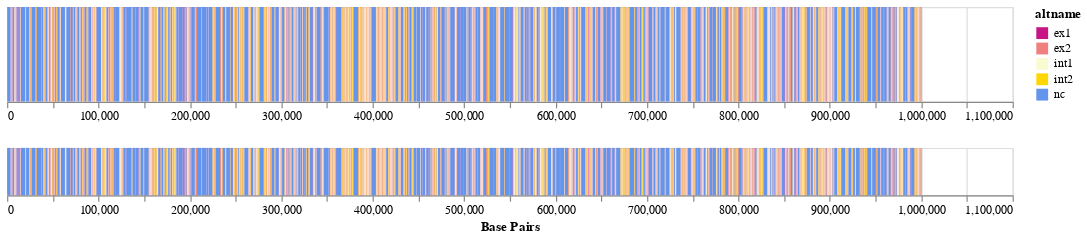

Notebook source saved alongside this figure:
### Code cell
customized_chrom.review("interactive")

### Figure 1 — Vega-Lite specification as saved in the notebook (floating-point values rounded to 4 significant figures; data arrays with more than 128 entries replaced by an {"elided": "..."} marker saying what was removed)
{"config": {"view": {"continuousWidth": 400, "continuousHeight": 300}}, "vconcat": [{"mark": "rect", "encoding": {"color": {"type": "nominal", "field": "altname", "scale": {"domain": ["ex1", "ex2", "int1", "int2", "nc"], "range": ["mediumvioletred", "lightcoral", "lightgoldenrodyellow", "gold", "cornflowerblue"]}}, "tooltip": [{"type": "nominal", "field": "type", "title": "Element Type"}, {"type": "nominal", "field": "altname", "title": "Name"}, {"type": "quantitative", "field": "length", "title": "Length"}, {"type": "quantitative", "field": "x1", "title": "Start"}, {"type": "quantitative", "field": "x2", "title": "Stop"}], "x": {"type": "quantitative", "field": "x1", "scale": {"domain": {"selection": "selector002"}}, "title": null}, "x2": {"field": "x2"}, "y": {"type": "quantitative", "axis": null, "field": "y1"}, "y2": {"field": "y2"}}, "height": 80, "selection": {"selector002": {"type": "interval", "encodings": ["x"], "mark": {"fill": "red", "fillOpacity": 0.7}}}, "width": 850}, {"mark": "rect", "encoding": {"color": {"type": "nominal", "field": "altname", "scale": {"domain": ["ex1", "ex2", "int1", "int2", "nc"], "range": ["mediumvioletred", "lightcoral", "lightgoldenrodyellow", "gold", "cornflowerblue"]}}, "tooltip": [{"type": "nominal", "field": "type", "title": "Element Type"}, {"type": "nominal", "field": "altname", "title": "Name"}, {"type": "quantitative", "field": "length", "title": "Length"}, {"type": "quantitative", "field": "x1", "title": "Start"}, {"type": "quantitative", "field": "x2", "title": "Stop"}], "x": {"type": "quantitative", "axis": {"title": "Base Pairs"}, "field": "x1"}, "x2": {"field": "x2"}, "y": {"type": "quantitative", "axis": null, "field": "y1"}, "y2": {"field": "y2"}}, "height": 40, "selection": {"selector002": {"type": "interval", "encodings": ["x"], "mark": {"fill": "red", "fillOpacity": 0.7}}}, "width": 850}], "data": {"name": "data-2d22ffd5ccd88531e548fe92d354df43"}, "$schema": "https://vega.github.io/schema/vega-lite/v4.8.1.json", "datasets": {"data-2d22ffd5ccd88531e548fe92d354df43": {"elided": "1705 records"}}}
